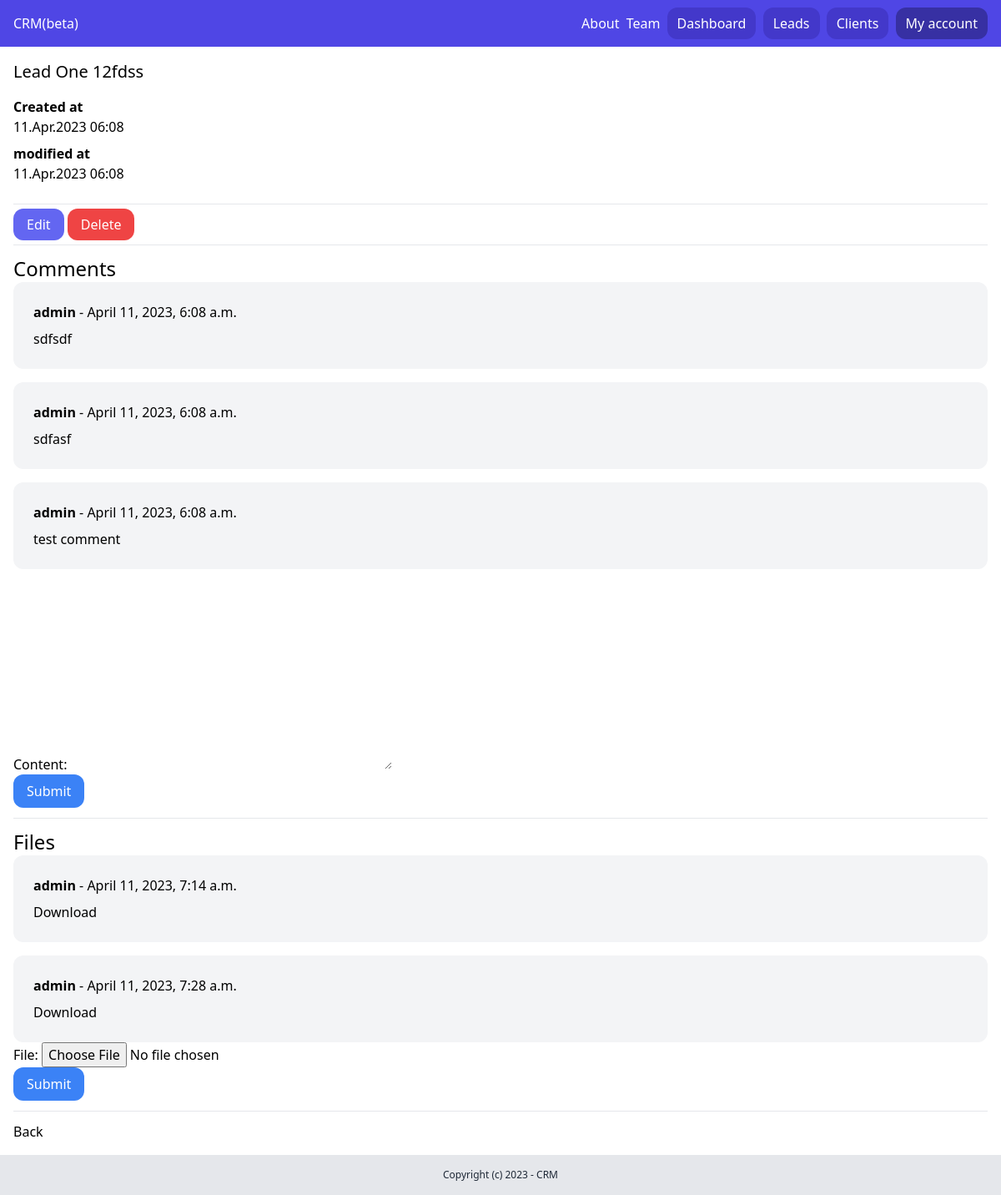
Before: /dashboard/clients/16 (signed in) with the older database file.
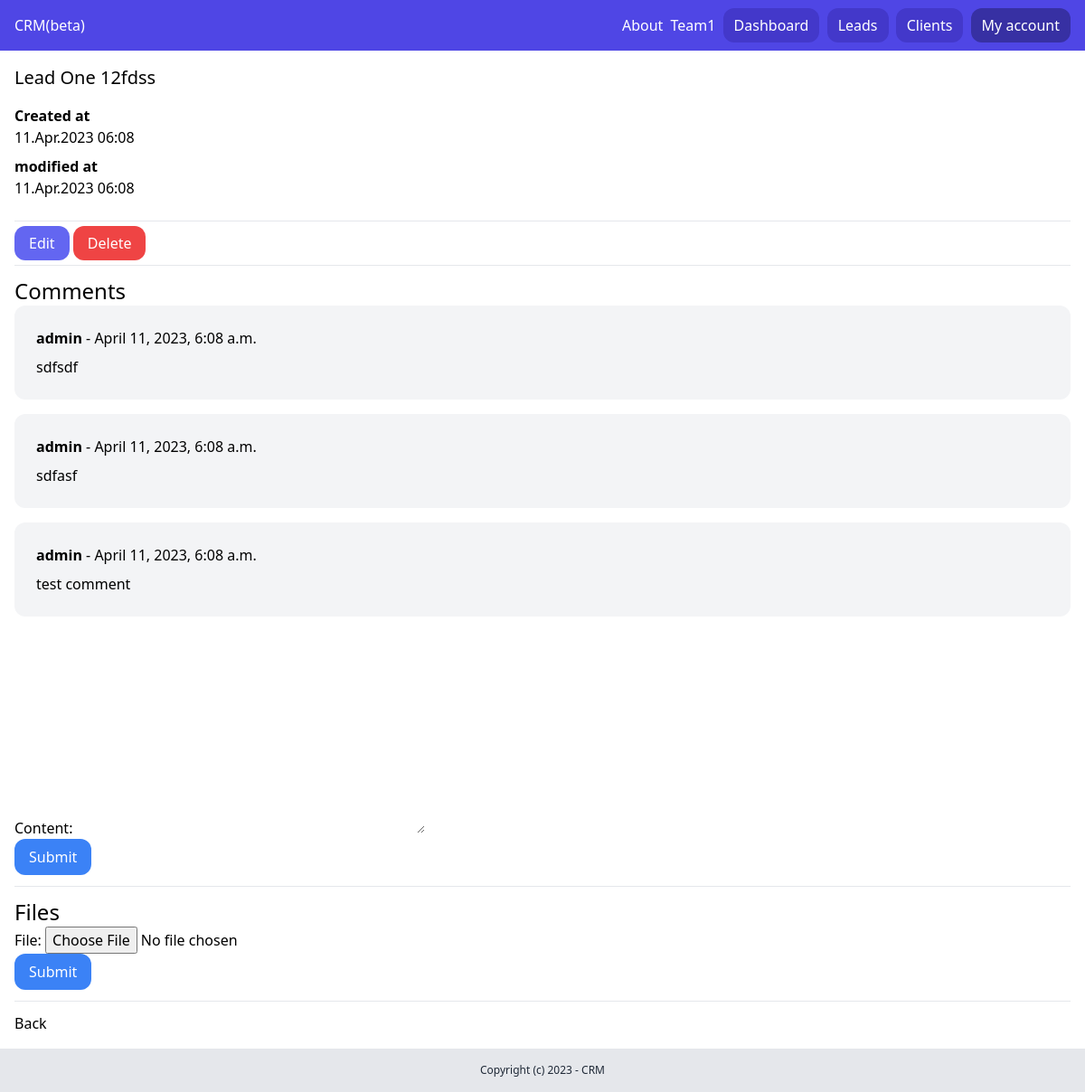
After: the same page with the newer database file.
### team/models.py (models this page shows, shortened)
class Team(models.Model):
    plan = models.ForeignKey(Plan, related_name='teams', blank=True, null=True,
                             on_delete=models.CASCADE)
    name = models.CharField(max_length=100)
    members = models.ManyToManyField(User, related_name='teams')
    created_by = models.ForeignKey(
        User, related_name='created_teams', on_delete=models.CASCADE)
    created_at = models.DateTimeField(auto_now=True)

### client_app/models.py (models this page shows, shortened)
class Comment(models.Model):
    team = models.ForeignKey(Team, related_name='client_comments',
                             on_delete=models.CASCADE)
    client = models.ForeignKey(
        Client, related_name='comments', on_delete=models.CASCADE)
    content = models.TextField(blank=True, null=True)
    created_by = models.ForeignKey(
        User, related_name='client_comments', on_delete=models.CASCADE)
    created_at = models.DateTimeField(auto_now_add=True)

class ClientFile(models.Model):
    team = models.ForeignKey(Team, related_name='client_files',
                             on_delete=models.CASCADE)
    client = models.ForeignKey(
        Client, related_name='files', on_delete=models.CASCADE)
    file = models.FileField(upload_to='clientfiles')
    created_by = models.ForeignKey(
        User, related_name='client_files', on_delete=models.CASCADE)
    created_at = models.DateTimeField(auto_now_add=True)

### client_app/views.py (the view)
# urls.py: path('<int:pk>', ClientDetailView.as_view(), name='clients_detail'),
class ClientDetailView(LoginRequiredMixin, DetailView):
    model = Client
    template_name = 'client_app/client_detail.html'
    context_object_name = 'client'
    def get_context_data(self, **kwargs):
        context = super().get_context_data(**kwargs)
        context['form'] = AddCommentForm()
        context['fileform'] = AddFileForm()
        return context
    def get_queryset(self):
        queryset = super(ClientDetailView, self).get_queryset()
        return queryset.filter(
            created_by=self.request.user, pk=self.kwargs.get('pk'))

### client_app/forms.py
class AddCommentForm(forms.ModelForm):
    class Meta:
        model = Comment
        fields = ('content',)

class AddFileForm(forms.ModelForm):
    class Meta:
        model = ClientFile
        fields = ('file',)

### team/context_proceessors.py (called while the page is built)
def active_team(request):
    if request.user.is_authenticated:
        if request.user.userprofile.active_team:
            active_team = request.user.userprofile.active_team
        else:
            active_team = Team.objects.filter(created_by=request.user)[0]
    else:
        active_team = None
    return {'active_team': active_team}

### client_app/templates/client_app/client_detail.html (shortened to what this page needs)
{% extends 'core_app/base.html' %} {% block title %} {{ client.name }} {%endblock%} {% block content %}
<div class="py-4 px-4">
  <h1 class="mb-4 text-xl">{{ client.name }}</h1>
  <p class="font-semibold">Created at</p>
  <p class="mb-2">{{client.created_at| date:"d.M.Y H:i"}}</p>
  <p class="font-semibold">modified at</p>
  <p class="mb-6">{{client.modified_at| date:"d.M.Y H:i"}}</p>
  <hr class="my-3" />
  <a href="{% url 'client_app:clients_edit' client.id %}" class="py-2 px-4 rounded-xl bg-indigo-500 text-white">Edit</a>
  <a
    href="#"
    onclick="document.getElementById('client_delete_form').submit();"
    class="py-2 px-4 rounded-xl bg-red-500 text-white"
    >Delete</a
  >
  <hr class="my-3" />
  <h2 class="text-2xl">Comments</h2>
  <div class="space-y-4">
    {% for comment in client.comments.all %}
    <div class="bg-gray-100 p-6 rounded-xl">
      <p class="mb-2"><strong>{{ comment.created_by }}</strong> - {{ comment.created_at }}</p>
      {{ comment.content }}
    </div>
    {% endfor %}
  </div>
  <form method="post" action="{% url 'client_app:add_comment' client.id %}">
    {% csrf_token %} {{ form.as_p }}
    <button class="py-2 px-4 rounded-xl bg-blue-500 text-white">Submit</button>
  </form>
  <hr class="my-3" />
  <h2 class="text-2xl">Files</h2>
  <div class="space-y-4">
    {% for file in client.files.all %}
    <div class="bg-gray-100 p-6 rounded-xl">
      <p class="mb-2"><strong>{{ file.created_by }}</strong> - {{ file.created_at }}</p>
      <a href=" {{ file.file.url }}">Download</a>
    </div>
    {% endfor %}
  </div>
  <form method="post" action="{% url 'client_app:add_file' client.id %}" enctype="multipart/form-data">
    {% csrf_token %} {{ fileform.as_p }}
    <button class="py-2 px-4 rounded-xl bg-blue-500 text-white">Submit</button>
  </form>
  <hr class="my-3" />
  <a href="{% url 'client_app:clients_list' %}">Back</a>
</div>
{% endblock %}

### core_app/templates/core_app/partials/nav.html
<nav class="py-4 px-4 flex justify-between bg-indigo-600">
  <a href="/" class="text-white">CRM(beta)</a>
  <div class="space-x-1">
    <a href="{% url 'core_app:about' %}" class="text-white">About</a>
    {% if request.user.is_authenticated %}
    <a href="{% url 'team:detail' active_team.id %}" class="text-white"> {{ active_team.name }} </a>
    <a href="{% url 'dashboard:dashboard' %}" class="py-2 px-3 bg-indigo-700 rounded-xl text-white">Dashboard</a>
    <a href="{% url 'lead:leads_list' %}" class="py-2 px-3 bg-indigo-700 rounded-xl text-white">Leads</a>
    <a href="{% url 'client_app:clients_list' %}" class="py-2 px-3 bg-indigo-700 rounded-xl text-white">Clients</a>
    <a href="{% url 'acount' %}" class="py-2 px-3 bg-indigo-800 rounded-xl text-white">My account</a>
    {% else %}
    <a href="{% url 'userprofile:login' %}" class="py-2 px-3 bg-indigo-700 rounded-xl text-white">Log in</a>
    <a href="{% url 'userprofile:signup' %}" class="py-2 px-3 bg-indigo-700 rounded-xl text-white">Sign up</a>
    {% endif %}
  </div>
</nav>

Changed rows visible on the page:
removed ClientFile: created_by "admin", created_at "April 11, 2023, 7:14 a.m."
removed ClientFile: created_by "admin", created_at "April 11, 2023, 7:28 a.m."
changed Team: name "Team" → "Team1"
